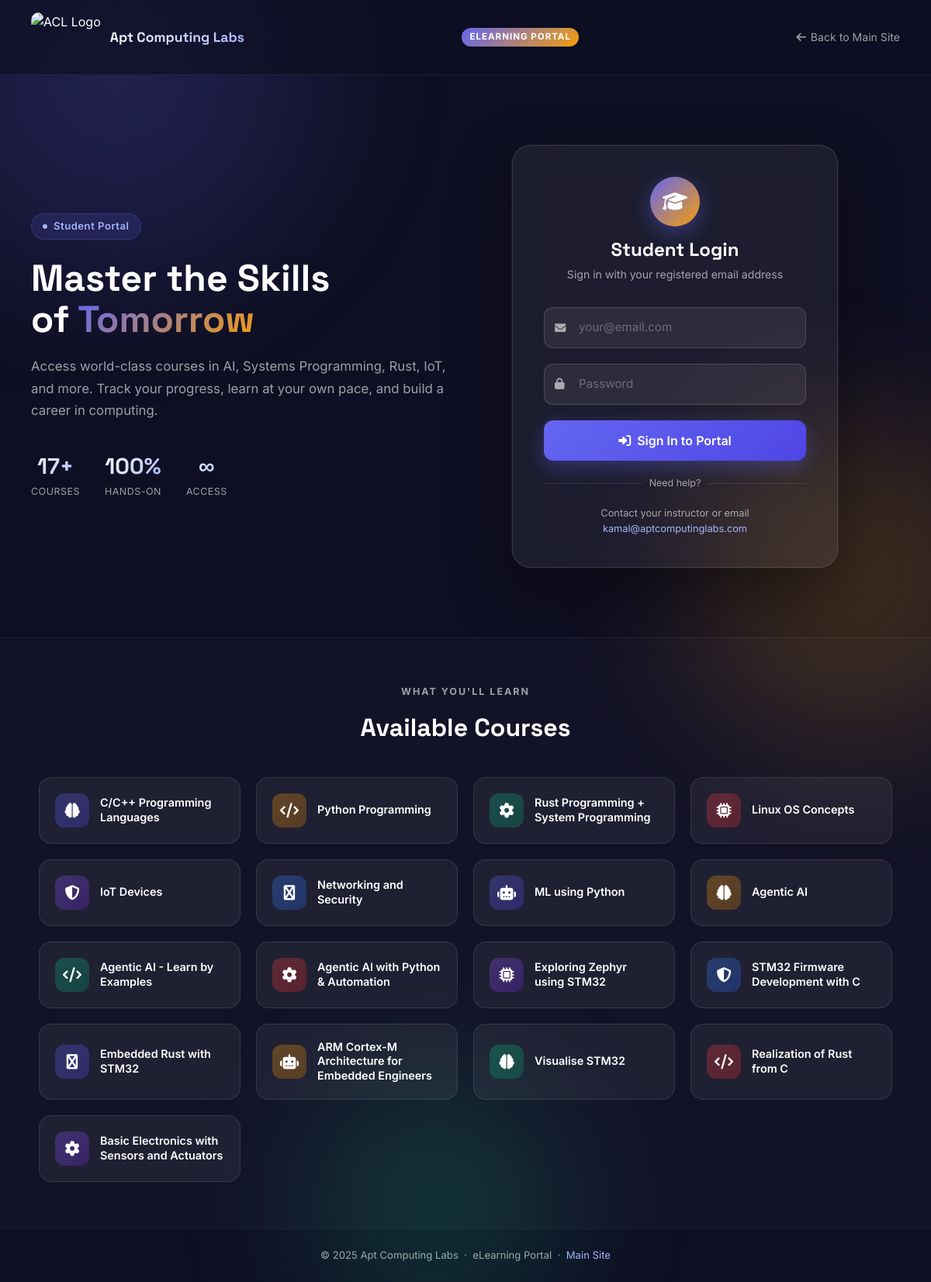
The page /elearning/ on the database as committed earlier.
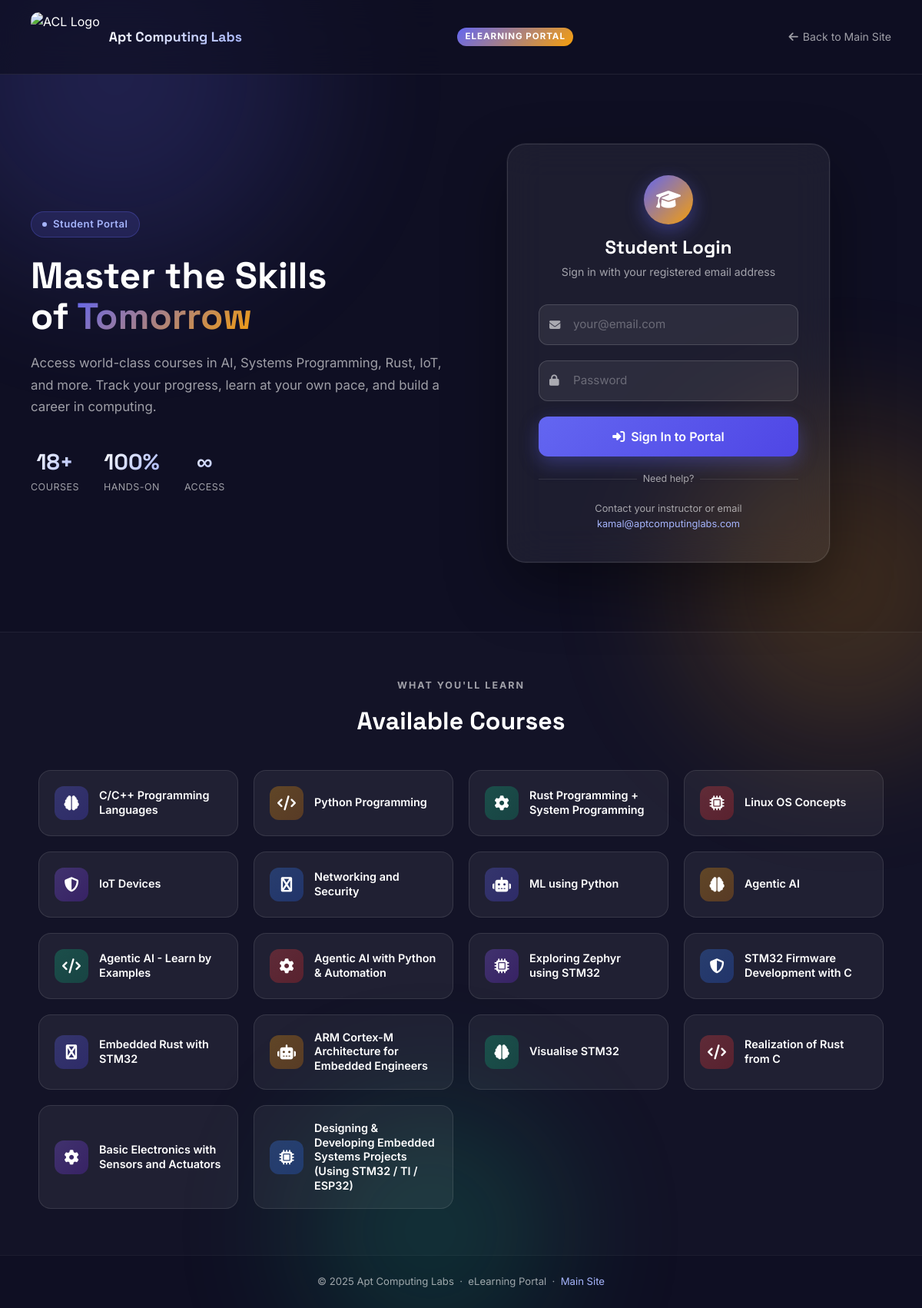
The same page on the database as committed later.
### courses/models.py (models this page shows, shortened)
class Course(models.Model):
    title = models.CharField(max_length=200)
    slug = models.SlugField(max_length=200, unique=True)
    short_description = models.CharField(max_length=500, blank=True)
    description = models.TextField(blank=True)
    duration_weeks = models.PositiveIntegerField(default=0)
    duration_hours = models.PositiveIntegerField(default=0)
    skill_level = models.CharField(max_length=50, blank=True)
    technologies = models.CharField(max_length=200, blank=True, help_text="Comma separated list, e.g., 'Rust, Linux'")
    image = models.URLField(blank=True, null=True)
    fee = models.CharField(max_length=100, blank=True, help_text="e.g., '7000/- + GST'")
    timing = models.CharField(max_length=200, blank=True, help_text="e.g., 'Weekend course, 4:00pm to 5:00pm'")
    start_date = models.CharField(max_length=100, blank=True, help_text="e.g., '12th Sep 2026'")
    trainers = models.CharField(max_length=200, blank=True, help_text="e.g., 'Kamal Kumar Mukiri'")
    recordings_info = models.CharField(max_length=300, blank=True)
    materials_info = models.CharField(max_length=300, blank=True)
    prerequisites = models.CharField(max_length=300, blank=True)
    training_mode = models.CharField(max_length=100, blank=True, help_text="e.g., 'Online'")

### elearning/views.py (the view)
# urls.py: path('', views.landing, name='landing'),
def landing(request):
    if request.user.is_authenticated and hasattr(request.user, 'student_profile'):
        return redirect('elearning:dashboard')
    courses = Course.objects.all()
    return render(request, 'elearning/landing.html', {'courses': courses})

### templates/elearning/landing.html (shortened to what the changed rows need)
<!DOCTYPE html>
<html lang="en">
<head>
    <link href="https://cdn.jsdelivr.net/npm/bootstrap@5.1.3/dist/css/bootstrap.min.css" rel="stylesheet">
    <link rel="stylesheet" href="https://cdnjs.cloudflare.com/ajax/libs/font-awesome/6.4.0/css/all.min.css">
    {% load static %}
</head>
<body>
<section class="hero">
    <div class="hero-left">
        <h1 class="hero-title">
            Master the Skills<br>
            of <span class="highlight">Tomorrow</span>
        </h1>
        <div class="stats-row">
            <div class="stat-item">
                <div class="val">{{ courses|length }}+</div>
                <div class="lbl">Courses</div>
            </div>
        </div>
    </div>
    <div class="hero-right">
        <div class="login-card">
            <div class="login-card-header">
                <h2>Student Login</h2>
            </div>
        </div>
    </div>
</section>
{% if courses %}
<section class="courses-strip">
    <div class="courses-grid">
        {% for course in courses %}
        <div class="course-pill">
            <div class="course-pill-icon" style="background: linear-gradient(135deg,
                {% cycle 'rgba(99,102,241,0.3), rgba(79,70,229,0.3)' 'rgba(245,158,11,0.3), rgba(217,119,6,0.3)' 'rgba(16,185,129,0.3), rgba(5,150,105,0.3)' 'rgba(239,68,68,0.3), rgba(220,38,38,0.3)' 'rgba(139,92,246,0.3), rgba(109,40,217,0.3)' 'rgba(59,130,246,0.3), rgba(37,99,235,0.3)' %}
            );">
                <i class="fas {% cycle 'fa-brain' 'fa-code' 'fa-cog' 'fa-microchip' 'fa-shield-alt' 'fa-python' 'fa-robot' %}"></i>
            </div>
            <div class="course-pill-name">{{ course.title }}</div>
        </div>
        {% endfor %}
    </div>
</section>
{% endif %}
</body>
</html>

Rows that differ between the two databases and show on the page:
added Course: title "Designing & Developing Embedded Systems Projects (Using STM32 / TI / ESP32)"
Other text that changed with them:
{{ courses|length }}: "17" → "18"
